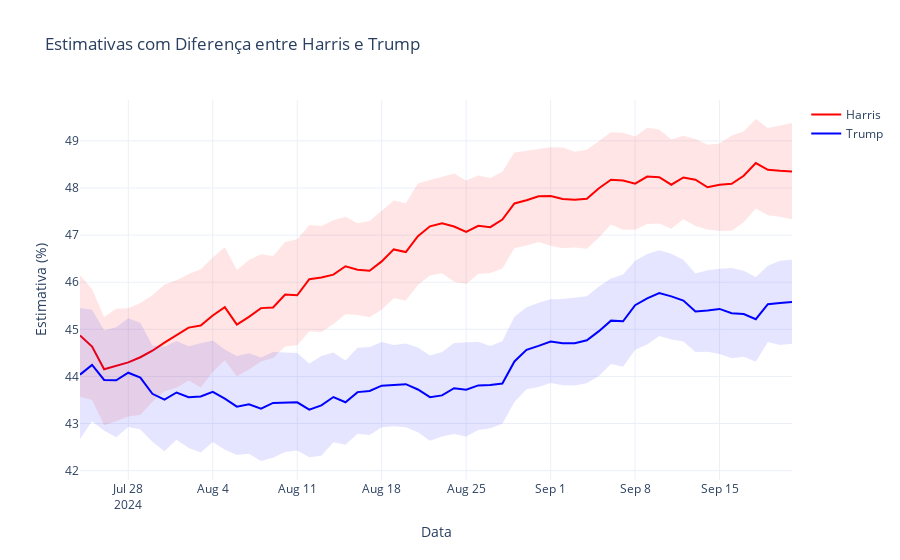

Notebook cell for this chart:
### Code cell
# import requests 
# import plotly.express as px
import plotly.graph_objects as go
import pandas as pd

# polling_average = requests.get('https://projects.fivethirtyeight.com/polls/president-general/2024/national/polling-average.json').json()
# df_polling_average = pd.DataFrame(polling_average)

df_polling_average =pd.read_json('https://projects.fivethirtyeight.com/polls/president-general/2024/national/polling-average.json')
df = df_polling_average[df_polling_average["candidate"] != "Kennedy" ] .copy()

# Pivotar o DataFrame
df_pivot = df.pivot(index='date', columns='candidate', values='pct_estimate').reset_index()
df_pivot['Difference'] = df_pivot['Harris'] - df_pivot['Trump']

# Pivotar 'hi' e 'lo' e mesclar
hi_pivot = df.pivot(index='date', columns='candidate', values='hi').reset_index()
lo_pivot = df.pivot(index='date', columns='candidate', values='lo').reset_index()
df_pivot = df_pivot.merge(hi_pivot, on='date', suffixes=('', '_hi'))
df_pivot = df_pivot.merge(lo_pivot, on='date', suffixes=('', '_lo'))

# Criar o gráfico
fig = go.Figure()

# Harris
fig.add_trace(go.Scatter(
    x=df_pivot['date'],
    y=df_pivot['Harris'],
    mode='lines',
    name='Harris',
    line=dict(color='red'),
    hovertemplate=(
        '<b>Harris</b><br>' +
        'Data: %{x|%d-%m-%Y}<br>' +
        'Estimativa: %{y:.2f}%<br>' +
        'Diferença (Harris - Trump): %{customdata:.2f}%<extra></extra>'
    ),
    customdata=df_pivot['Difference']
))

fig.add_trace(go.Scatter(
    x=pd.concat([df_pivot['date'], df_pivot['date'][::-1]]),
    y=pd.concat([df_pivot['Harris_hi'], df_pivot['Harris_lo'][::-1]]),
    fill='toself',
    fillcolor='rgba(255, 0, 0, 0.1)',
    line=dict(color='rgba(255,255,255,0)'),
    hoverinfo='skip',
    showlegend=False
))

# Trump
fig.add_trace(go.Scatter(
    x=df_pivot['date'],
    y=df_pivot['Trump'],
    mode='lines',
    name='Trump',
    line=dict(color='blue'),
    hovertemplate=(
        '<b>Trump</b><br>' +
        'Data: %{x|%d-%m-%Y}<br>' +
        'Estimativa: %{y:.2f}%<br>' +
        'Diferença (Harris - Trump): %{customdata:.2f}%<extra></extra>'
    ),
    customdata=df_pivot['Difference']
))

fig.add_trace(go.Scatter(
    x=pd.concat([df_pivot['date'], df_pivot['date'][::-1]]),
    y=pd.concat([df_pivot['Trump_hi'], df_pivot['Trump_lo'][::-1]]),
    fill='toself',
    fillcolor='rgba(0, 0, 255, 0.1)',
    line=dict(color='rgba(255,255,255,0)'),
    hoverinfo='skip',
    showlegend=False
))

# Layout
fig.update_layout(
    title='Estimativas com Diferença entre Harris e Trump',
    xaxis_title='Data',
    yaxis_title='Estimativa (%)',
    template='plotly_white',
    hovermode='x',
)

# Exibir
fig.show()
